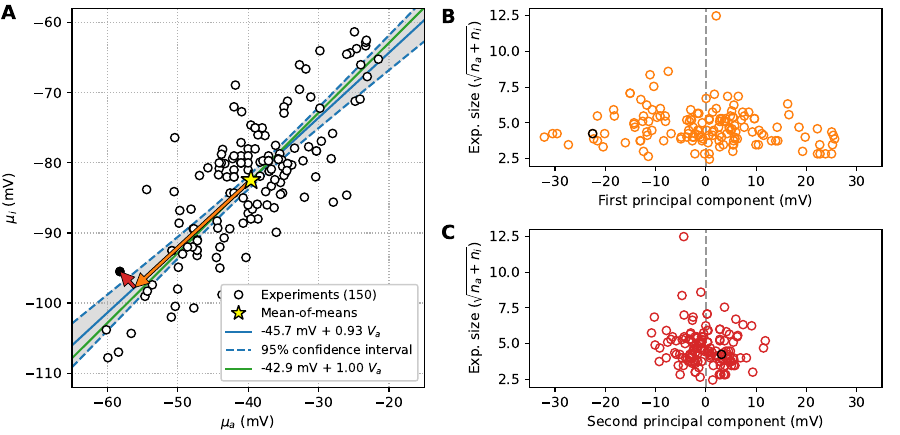

Write the Python code that produced this figure.
#!/usr/bin/env python3
#
# Figure 3: Correlation between Va and Vi
#
import sys

import matplotlib
import matplotlib.pyplot as plt
import numpy as np
import scipy

import base

# Sigma multiplier to get 90-th percentile
s90 = 1.6448536269514729

# Include oocytes
nooocytes = True

# Show ellipses
ellipses = False

# Plot tweaks
highlight_example = True
#iexample = 72 if nooocytes else 82
iexample = 15 if nooocytes else 16

# Gather data
print('Gathering data')
with base.connect() as con:
    c = con.cursor()

    # Get all data
    def get(query):
        """ Return rows of [pub, va, vi, stda, stdi, na, ni]. """
        pub, va, vi, stda, stdi, na, ni = [], [], [], [], [], [], []
        for row in c.execute(query):
            pub.append(row['pub'])
            va.append(row['va'])
            vi.append(row['vi'])
            stda.append(row['stda'])
            stdi.append(row['stdi'])
            na.append(row['na'])
            ni.append(row['ni'])
        return pub, va, vi, stda, stdi, na, ni

    qand = 'and cell != "Oocyte"' if nooocytes else ''
    q = ('select pub, va, stda, vi, stdi, na, ni from midpoints_wt'
         f' where (na > 0 and ni > 0 {qand})')
    d_all = get(q)
    n_all = len(d_all[0])

# Extract va and vi
va, vi = np.array(d_all[1]), np.array(d_all[2])

# Find example point
i = np.where(va < -55)[0]
i = i[np.where(vi[i] > -100)[0]]
#print(i, va[i], vi[i])

# Fit line
p1 = np.corrcoef(va, vi)[1, 0]
b1, a1 = np.polyfit(va, vi, 1)
print('Fit to all data')
print(f'  a, b: {a1:.1f}, {b1:.2f}')
print(f'  Pearson correlation coefficient: {p1:.2f}')
print(f'                          squared: {p1**2:.2f}')
mu_a, mu_i = np.mean(va), np.mean(vi)
print('Mean:')
print(f'  {mu_a:.1f}')
print(f'  {mu_i:.1f}')


def ci_linear_1d(x, y, alpha=95):
    """
    Calculates a confidence interval for data ``(x, y)``, returning a function
    to calculate the symmetric interval.

    Use::

        ci = ci_linear_1d(x_data, y_data)

        x = np.linspace(...)
        y = a + b * x
        ax.fill_between(x, y + ci, y - ci)

    See: https://github.com/BMClab/BMC/blob/master/notebooks/CurveFitting.ipynb
    """
    x, y = np.asarray(x), np.asarray(y)

    b, a = np.polyfit(x, y, 1)
    n = len(x)  # Number of observations
    m = 2       # Number of parameters
    d = n - m   # Degrees of freedom

    # For a 90% interval we need to use 0.975
    # See e.g. https://en.wikipedia.org/wiki/Confidence_interval#Example
    alpha = (100 - alpha) / 100     # Turn 95 into 0.05
    alpha = 1 - alpha / 2
    t = scipy.stats.t.ppf(alpha, n - m)
    print(alpha)

    # Residuals
    r = y - (a + b * x)
    s = np.sqrt(np.sum(r**2) / d)   # Standard deviation of the residuals

    # Mean, and other fixed terms
    mu = np.mean(x)
    ts = t * s
    ni = 1 / n
    di = 1 / np.sum((x - mu)**2)
    return lambda z: ts * np.sqrt(ni + (z - mu)**2 * di)


# Fit line with slope of 1
a2 = np.polyfit(va, vi - va, 0)[0]
b2 = 1
print('Slope=1 fit')
print(f'  a, b: {a2}, {b2}')

#
# Create figure
#
print('Creating figure')
fig = plt.figure(figsize=(9, 4.35))    # Two column size
fig.subplots_adjust(0.08, 0.11, 0.98, 0.98, hspace=0.4, wspace=0.3)
xlim = -65, -15
ylim = -112, -58
# NOTE: These measurements chosen to get almost equal aspect manually
grid = fig.add_gridspec(2, 2)

c1 = 'tab:orange'
c2 = 'tab:red'

ax = fig.add_subplot(grid[:, 0])
ax.set_xlabel(r'$\mu_a$ (mV)')
ax.set_ylabel(r'$\mu_i$ (mV)')
ax.grid(True, ls=':')
ax.set(xlim=xlim, ylim=ylim)
#ax.axis('equal')  This changes the limits

# Ellipses
if ellipses:
    for va, vi, stda, stdi in zip(*d_all[1:5]):
        e = matplotlib.patches.Ellipse(
            (va, vi), width=2 * s90 * stda, height=2 * s90 * stdi,
            facecolor='tab:blue', edgecolor='k', alpha=0.05)
        ax.add_artist(e).set_rasterized(True)

# Projections / orthogonal
a, b = a1, b1

# Mean x and y, projected onto line (should stay the same!)
ma, mi = np.mean(va), np.mean(vi)
f = (ma + (mi - a) * b) / (1 + b * b)
mx, my = f, a + f * b

# Project all points onto fit, then get tangential and orthogonal length
d1s = ((va - mx) + b * (vi - my)) / np.sqrt(1 + b**2)
d2s = ((vi - my) - b * (va - mx)) / np.sqrt(1 + b**2)

# Plot linear fit
l1_color = 'tab:blue'
x = np.array(xlim)
l1 = ax.plot(x, a1 + b1 * x, '-', color=l1_color,
             label=f'{a1:.1f} mV + {b1:.2f} $V_a$')

# Plot confidence infterval
x = np.linspace(xlim[0], xlim[1], 100)
ci = ci_linear_1d(va, vi)
l2 = ax.plot(x, a1 + b1 * x + ci(x), '--', color=l1_color,
             label='95% confidence interval')
ax.plot(x, a1 + b1 * x - ci(x), '--', color=l1_color)
ax.fill_between(x, a1 + b1 * x + ci(x), a1 + b1 * x - ci(x), color='#ddd')

# Plot fixed-slope fit
l3 = ax.plot(x, a2 + b2 * x, '-', color='tab:green',
             label=f'{a2:.1f} mV + {b2:.2f} $V_a$')

# Plot midpoints
m = 'o'
ax.plot(d_all[1], d_all[2], m, color='k', markerfacecolor='w')
if highlight_example:
    ax.plot(d_all[1][iexample], d_all[2][iexample], m, color='k')
#            markerfacecolor='w', markeredgecolor='k')

# Example decomposition
ea, ei = d_all[1][iexample], d_all[2][iexample]
f = (ea + (ei - a) * b) / (1 + b * b)
x, y = f, a + f * b
arrow = dict(length_includes_head=True, edgecolor='k',
             width=0.5, head_width=2.0, head_length=2.0, lw=0.5, zorder=3)
ar1 = ax.arrow(mu_a, mu_i, (x - mu_a), (y - mu_i), facecolor=c1, **arrow)
ar2 = ax.arrow(x, y, (ea - x), (ei - y), facecolor=c2, **arrow)
print(f'Example point: {ea}, {ei}')
print(f'             : {d1s[iexample]}, {d2s[iexample]}')

# Mean
mean = ax.plot(mu_a, mu_i, '*', color='yellow', lw=5, markersize=15,
               markeredgecolor='k', markeredgewidth=1, label='mean', zorder=4)


# Custom legend
def l2d(**kwargs):
    return matplotlib.lines.Line2D([0], [0], **kwargs)


ms2 = 12
elements = []
elements.append(l2d(marker=m, color='k', ls='none', markerfacecolor='w',
                    label=f'Experiments ({len(d_all[1])})'))
if ellipses:
    elements.append(l2d(marker=m, color='tab:blue', ls='none',
                        label=r'90th percentiles'))
elements.append(l2d(marker='*', ls='none', color='yellow', markersize=11,
                    markeredgecolor='k', label='Mean-of-means'))
elements.append(l1[0])
elements.append(l2[0])
elements.append(l3[0])

ax.legend(loc='lower right', handles=elements, framealpha=1, fontsize=9)

# Principal components vs study size
na, ni = np.array(d_all[5]), np.array(d_all[6])
xlim = -35, 35
vline = dict(color='#999999', ls='--')
ax01 = fig.add_subplot(grid[0, 1])
ax01.set_xlabel('First principal component (mV)')
ax01.set_ylabel(r'Exp. size ($\sqrt{n_a + n_i}$)')
ax01.set_xlim(*xlim)
ax01.axvline(0, **vline)
na, ni = np.array(na), np.array(ni)
ax01.plot(d1s, np.sqrt(na + ni), 'o', markerfacecolor='none',
          markeredgecolor=c1)
if highlight_example:
    print(d1s[iexample])
    ax01.plot(d1s[iexample], np.sqrt(na + ni)[iexample], 'o',
              markerfacecolor='none', markeredgecolor='k')

# Second component
ax11 = fig.add_subplot(grid[1, 1])
ax11.set_xlabel('Second principal component (mV)')
ax11.set_ylabel(r'Exp. size ($\sqrt{n_a + n_i}$)')
ax11.set_xlim(*xlim)
ax11.axvline(0, **vline)
ax11.plot(d2s, np.sqrt(na + ni), 'o', markerfacecolor='none',
          markeredgecolor=c2)
if highlight_example:
    print(d2s[iexample])
    ax11.plot(d2s[iexample], np.sqrt(na + ni)[iexample], 'o',
              markerfacecolor='none', markeredgecolor='k')

base.axletter(ax, 'A', offset=-0.07, tweak=0.01)
base.axletter(ax01, 'B', offset=-0.090)
base.axletter(ax11, 'C', offset=-0.090, tweak=0.01)

if False:
    pubs = {}
    with base.connect() as con:
        q = 'select key, author, year, title, journal from publication'
        for row in con.cursor().execute(q):
            pubs[row['key']] = (f'{row["author"]} ({row["year"]})'
                                f' {row["title"]}; {row["journal"]}')
    n = 3
    i = np.argsort(d1s)
    va, vi = np.array(d_all[1]), np.array(d_all[2])
    ax.plot(va[i[:n]], vi[i[:n]], 'kx')
    va, vi = np.array(d_all[1]), np.array(d_all[2])
    ax.plot(va[i[-n:]], vi[i[-n:]], 'kx')
    print('Lowest')
    for j in range(n):
        print(f'{1 + j}. {pubs[d_all[0][i[j]]]}')
    print()
    print('Highest')
    for j in range(n):
        print(f'{1 + j}. {pubs[d_all[0][i[-j - 1]]]}')


fname = 'f3-correlation' + ('.png' if 'png' in sys.argv else '.pdf')
print(f'Saving to {fname}')
fig.savefig(fname, dpi=300)
